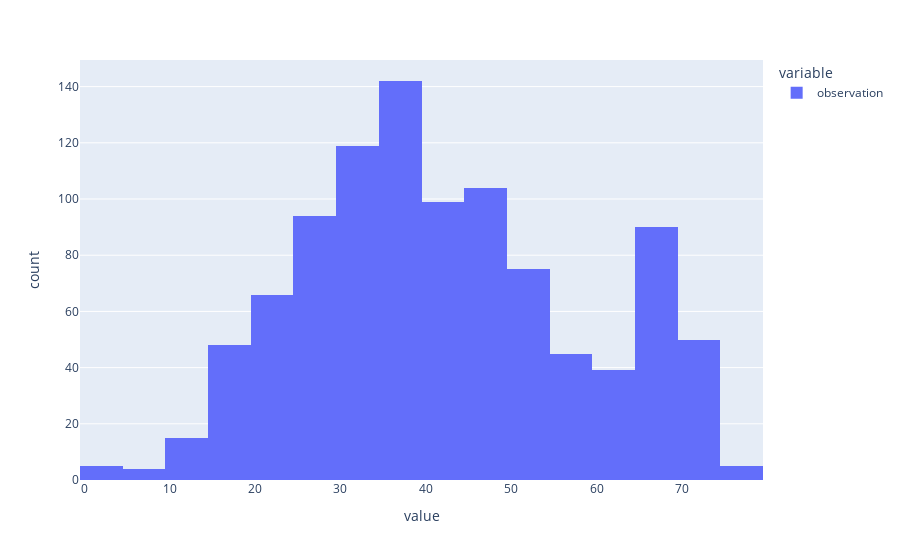

The notebook cell saved with this chart:
### Markdown cell above
## Challenge 5
Now is the turn of `ages_population3.csv`.

#### 1.- Read the file `ages_population3.csv`. Calculate the frequency distribution and plot it.

### Code cell
# your code here
population_ages_3 = pd.read_csv('ages_population3.csv')
px.histogram(population_ages_3)

### Figure 1 — Plotly figure (JSON) as saved in the notebook; plotly's stock layout.template omitted (floating-point values rounded to 4 significant figures; data arrays with more than 128 entries replaced by an {"elided": "..."} marker saying what was removed)
{"data": [{"alignmentgroup": "True", "bingroup": "x", "hovertemplate": "variable=observation<br>value=%{x}<br>count=%{y}<extra></extra>", "legendgroup": "observation", "marker": {"color": "#636efa", "pattern": {"shape": ""}}, "name": "observation", "offsetgroup": "observation", "orientation": "v", "showlegend": true, "type": "histogram", "x": {"elided": "1000 int values"}, "xaxis": "x", "yaxis": "y"}], "layout": {"barmode": "relative", "legend": {"title": {"text": "variable"}, "tracegroupgap": 0}, "margin": {"t": 60}, "xaxis": {"anchor": "y", "domain": [0, 1], "title": {"text": "value"}}, "yaxis": {"anchor": "x", "domain": [0, 1], "title": {"text": "count"}}}}
